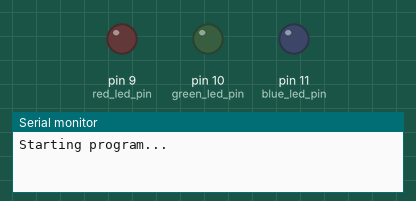
Simulated run of this sketch. Board: Arduino Uno, built with avr-gcc and run on an emulated ATmega328P. Shown: output pins drawn as LEDs (lit = HIGH), the last lines printed to the serial monitor. Random numbers use the default seed unless the sketch sets one.

Above: at 0.1 s.
At 13.3 s:
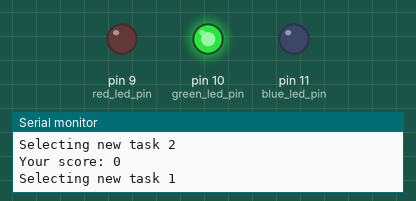
At 26.5 s:
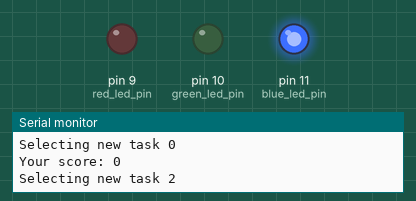
At 39.7 s:
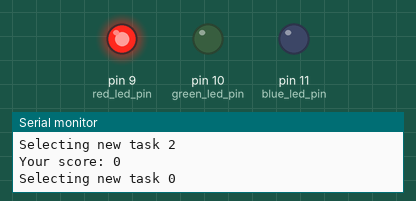
Timing chart, 0 to 40.0 s (numbered marks = the images above):
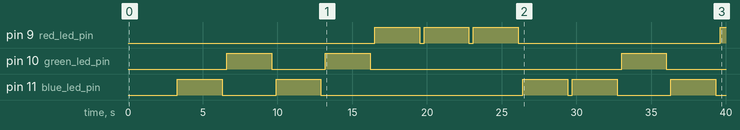

The sketch:

bopit_leds.ino
```cpp
// define all the pins that are going to be used
int red_led_pin = 9; // set the output signal pin for the red LED to 9
int green_led_pin = 10; // set the output signal pin for the green LED to 10
int blue_led_pin = 11; // set the output signal pin for the blue LED to 11
// put the LED pins in an array so they can be iterated through for shorter/cleaner code
int led_pins[3] = {red_led_pin, green_led_pin, blue_led_pin};

// game settings
const int num_tasks = 3; // set the number of tasks to 3
long game_score = 0; // set the player's game score to 0

// define an enum of certain game actions the player needs to do:
// press a button, twist a potentiometer, push a joystick, or none
enum game_action {
  BUTTON,
  POTENTIOMETER,
  JOYSTICK,
  NONE
};
game_action task;

long task_timer = 0; // variable to keep track of how much time has elapsed
long task_time_limit = 3000; // set the amount of time a player has to complete the task (3000 milliseconds = 3 seconds)
long task_pause = 300; // set the amount of pause time between tasks (300 milliseconds = 0.3 seconds)

void setup() {
  // put your setup code here, to run once:

  Serial.begin(115200); // start the serial at a baud rate of 115200
  Serial.println("Starting program...");

  pinMode(red_led_pin, OUTPUT); // configure the red LED pin for output
  pinMode(green_led_pin, OUTPUT); // configure the green LED pin for output
  pinMode(blue_led_pin, OUTPUT); // configure the blue LED pin for output

  randomSeed(analogRead(5)); // initialize the random number generator with arbitrary data noise from a digital pin

  task = NONE; // initialize the first task to no task
  task_timer = millis(); // set the timer to the current time in milliseconds
}

void loop() {
  // put your main code here, to run repeatedly:

  // main game state check
  if (millis() - task_timer > task_time_limit + task_pause) {
    // if the time elapsed (current time in milliseconds minus the last stored time) is more than
    // the time allocated for a task and the time for a pause between tasks, give the player a new one
    set_new_task();
  } else if (millis() - task_timer > task_time_limit) {
    // if the time elapsed (current time in milliseconds minus the last stored time) is more than
    // the time allocated for a task, turn off the LEDs
    turn_off_leds();
  } else {
    // otherwise, if the time for a task hasn't expired, check if the user has completed the task

  }
}

void turn_off_leds() {
  // iterate through all the LEDs and shut them off
  for (int i = 0; i < num_tasks; i++) {
    digitalWrite(led_pins[i], LOW);
  }
}

void set_new_task() {
  task = random(num_tasks); // set the task to a random number between 0 and num_tasks - 1 (3 - 1 = 2)
  digitalWrite(led_pins[task], HIGH); // turn on the LED corresponding to that task

  // print the user's score and the new task to Serial
  Serial.println();
  Serial.print("Your score: ");
  Serial.println(game_score);
  Serial.print("Selecting new task ");
  Serial.println(task);

  task_timer = millis(); // reset the game timer to now, so that any time measurement is in reference to the time a task was assigned
}
```

Measured:
- by itself, pin 9 (red_led_pin): LOW → HIGH at 16.5 s, → LOW 3.0 s later, → HIGH 0.30 s later, → LOW 3.0 s later, … (7 changes in this stretch)
- by itself, pin 10 (green_led_pin): goes HIGH 3.0 s, LOW 3.6 s, HIGH 3.0 s, LOW 16.8 s, HIGH 3.0 s, then LOW
- by itself, pin 11 (blue_led_pin): LOW → HIGH at 3.3 s, → LOW 3.0 s later, → HIGH 3.6 s later, → LOW 3.0 s later, … (10 changes in this stretch)
